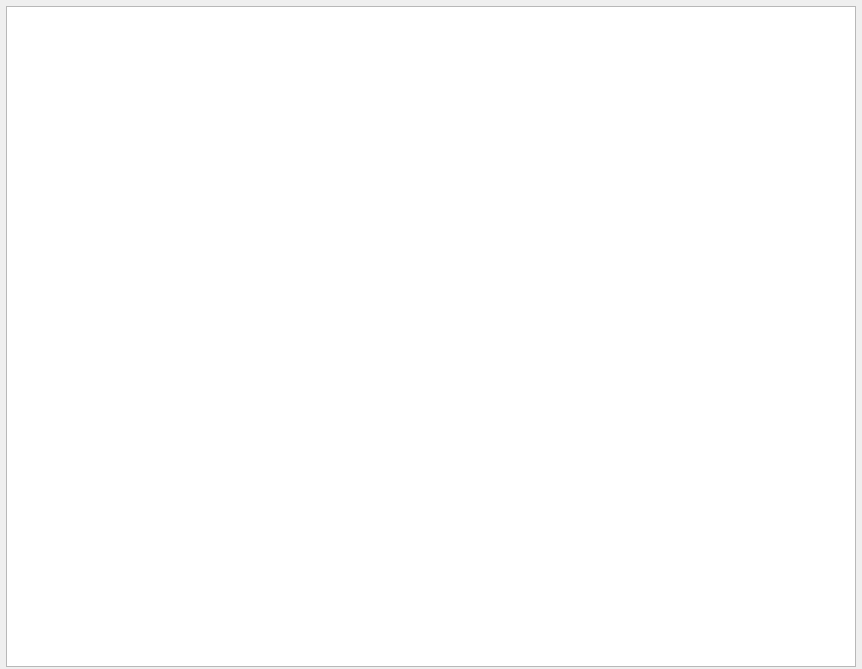
<?xml version="1.0" encoding="UTF-8"?>
<ui version="4.0">
    <class>TableWindow</class>
    <widget class="QWidget" name="TableWindow">
        <property name="geometry">
            <rect>
                <x>0</x>
                <y>0</y>
                <width>862</width>
                <height>669</height>
            </rect>
        </property>
        <property name="sizePolicy">
            <sizepolicy hsizetype="Preferred" vsizetype="Preferred">
                <horstretch>0</horstretch>
                <verstretch>0</verstretch>
            </sizepolicy>
        </property>
        <property name="windowTitle">
            <string>Form</string>
        </property>
        <layout class="QVBoxLayout" name="verticalLayout">
            <property name="leftMargin">
                <number>6</number>
            </property>
            <property name="topMargin">
                <number>6</number>
            </property>
            <property name="rightMargin">
                <number>6</number>
            </property>
            <property name="bottomMargin">
                <number>2</number>
            </property>
            <item>
                <widget class="QTableView" name="tableView"/>
            </item>
        </layout>
    </widget>
    <resources/>
    <connections/>
</ui>
